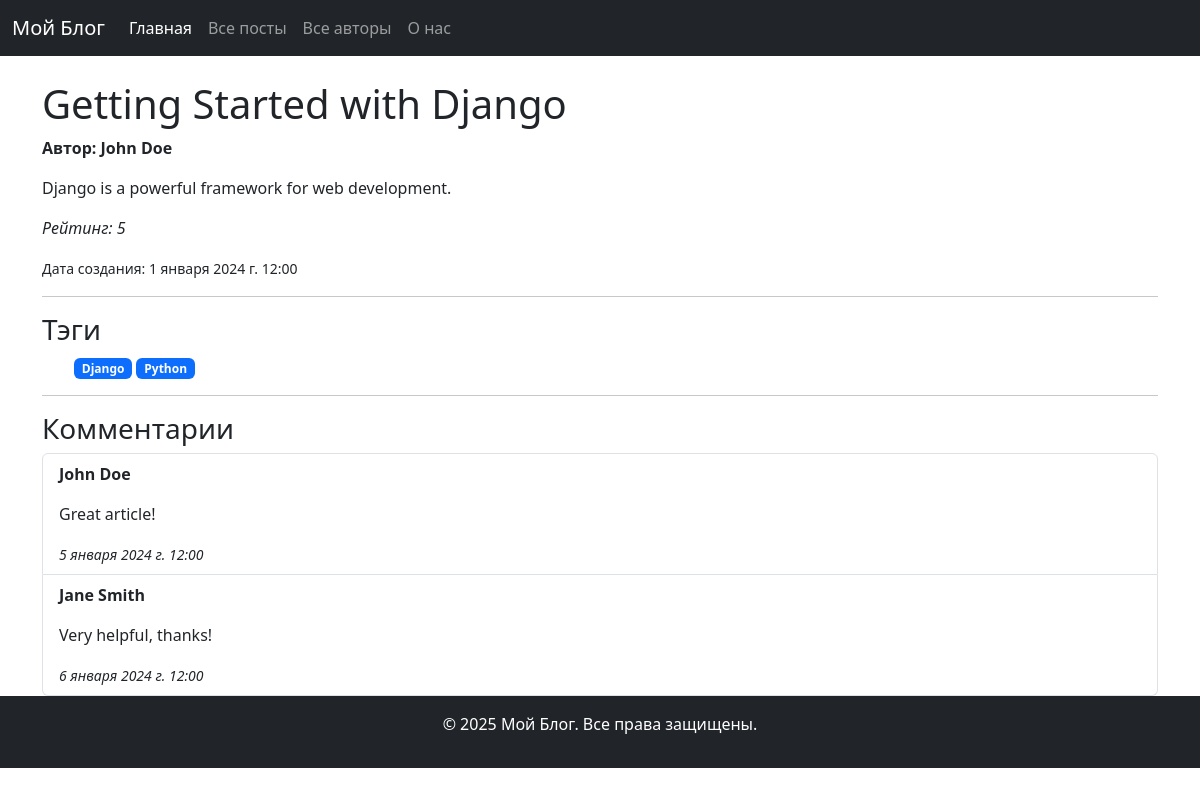
The app's page /posts/1/ with its own data.
### blog_app/models.py (models this page shows, shortened)
class Post(models.Model):
    title = models.CharField(max_length=100)
    content = models.TextField()
    created_at = models.DateTimeField(auto_now_add=True)
    author = models.ForeignKey('Author', on_delete=models.CASCADE, related_name='posts')
    rating = models.IntegerField(default=0)
    tags = models.ManyToManyField('Tag', related_name='posts')

class Author(models.Model):
    name = models.CharField(max_length=100)

class Tag(models.Model):
    name = models.CharField(max_length=50)

class Comment(models.Model):
    text = models.TextField()
    author = models.ForeignKey('Author', on_delete=models.CASCADE, related_name='comments')
    created_at = models.DateTimeField(auto_now_add=True)
    post = models.ForeignKey(Post, on_delete=models.CASCADE, related_name='comments')

### blog_app/views.py (the view)
# urls.py: path('posts/<int:post_id>/', post_detail, name='post_detail'),
def post_detail(request, post_id):
    post = get_object_or_404(Post, pk=post_id)
    comments = Comment.objects.filter(post=post)
    tags = post.tags.all()
    context = {
        'post': post,
        'comments': comments,
        'tags': tags
    }
    return render(request, 'blog_app/post_detail.html', context=context)

### blog_app/templates/blog_app/post_detail.html (shortened to what this page needs)
{% extends 'blog_app/base.html' %}
{% block content %}
    <h1>{{ post.title }}</h1>
    <p><b>Автор: {{ post.author.name }}</b></p>
    <p>{{ post.content }}</p>
    <p><i> Рейтинг: {{ post.rating }} </i></p>
    <small>Дата создания: {{ post.created_at }} </small>
    <hr>
    <h3>Тэги</h3>
    <ul>
        {% for tag in tags %}
            <li class="badge bg-primary text-white"> {{ tag.name}} </li>
        {% empty %}
            <p>Нет тегов</p>
        {% endfor %}
    </ul>
    <hr>
    <h3>Комментарии</h3>
    <ul class="list-group">
        {% for comment in comments %}
            <li class="list-group-item">
                <p><b> {{ comment.author.name}}</b></p>
                <p> {{ comment.text}}</p>
                <small><i> {{ comment.created_at}}</i></small>
            </li>
        {% empty %}
            <p>Нет комментариев</p>
        {% endfor %}
    </ul>
{% endblock %}

### records on screen
Post: title "Getting Started with Django", author.name "John Doe", content "Django is a powerful framework for web development.", rating "5", created_at "1 января 2024 г. 12:00"
Tag: name "Django"
Tag: name "Python"
Comment: author.name "John Doe", text "Great article!", created_at "5 января 2024 г. 12:00"
Comment: author.name "Jane Smith", text "Very helpful, thanks!", created_at "6 января 2024 г. 12:00"
